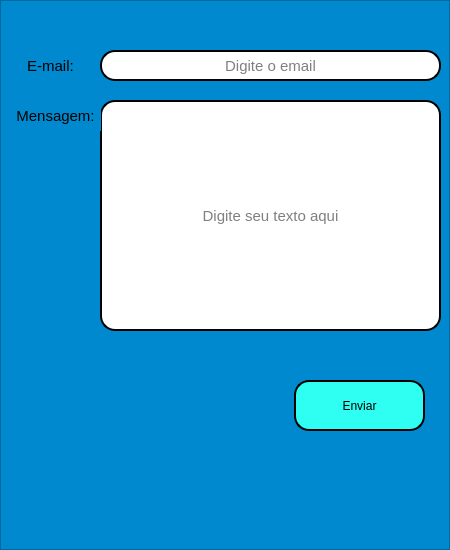
<?xml version="1.0" encoding="UTF-8"?>
<ui version="4.0">
 <class>Contato</class>
 <widget class="QWidget" name="Contato">
  <property name="geometry">
   <rect>
    <x>0</x>
    <y>0</y>
    <width>450</width>
    <height>550</height>
   </rect>
  </property>
  <property name="windowTitle">
   <string>Form</string>
  </property>
  <property name="styleSheet">
   <string notr="true">background-color: rgb(0, 137, 206)</string>
  </property>
  <widget class="QFrame" name="FazerContato">
   <property name="geometry">
    <rect>
     <x>0</x>
     <y>0</y>
     <width>450</width>
     <height>550</height>
    </rect>
   </property>
   <property name="maximumSize">
    <size>
     <width>450</width>
     <height>550</height>
    </size>
   </property>
   <property name="styleSheet">
    <string notr="true">background-color:rgb(0, 137, 206);</string>
   </property>
   <property name="frameShape">
    <enum>QFrame::StyledPanel</enum>
   </property>
   <property name="frameShadow">
    <enum>QFrame::Raised</enum>
   </property>
   <widget class="QLineEdit" name="linha_Email">
    <property name="geometry">
     <rect>
      <x>100</x>
      <y>50</y>
      <width>341</width>
      <height>31</height>
     </rect>
    </property>
    <property name="font">
     <font>
      <pointsize>11</pointsize>
     </font>
    </property>
    <property name="styleSheet">
     <string notr="true">background-color:rgb(255,255,255);
border-radius:15px;
border-style:outset;
border-width:2px;</string>
    </property>
    <property name="alignment">
     <set>Qt::AlignCenter</set>
    </property>
    <property name="placeholderText">
     <string>Digite o email</string>
    </property>
   </widget>
   <widget class="QLineEdit" name="linha_Texto">
    <property name="geometry">
     <rect>
      <x>100</x>
      <y>100</y>
      <width>341</width>
      <height>231</height>
     </rect>
    </property>
    <property name="font">
     <font>
      <pointsize>11</pointsize>
     </font>
    </property>
    <property name="styleSheet">
     <string notr="true">background-color:rgb(255,255,255);
border-radius:15px;
border-style:outset;
border-width:2px;</string>
    </property>
    <property name="alignment">
     <set>Qt::AlignCenter</set>
    </property>
    <property name="placeholderText">
     <string>Digite seu texto aqui</string>
    </property>
   </widget>
   <widget class="QPushButton" name="botao_EnviarEmail">
    <property name="geometry">
     <rect>
      <x>294</x>
      <y>380</y>
      <width>131</width>
      <height>51</height>
     </rect>
    </property>
    <property name="styleSheet">
     <string notr="true">background-color: rgb(46, 255, 242);
font: 75 12pt &quot;MS Shell Dlg 2&quot;;
border-style: outset;
border-width: 2px;
border-radius: 15px;
border-color: black;</string>
    </property>
    <property name="text">
     <string>Enviar</string>
    </property>
   </widget>
   <widget class="QLabel" name="Email">
    <property name="geometry">
     <rect>
      <x>20</x>
      <y>50</y>
      <width>61</width>
      <height>31</height>
     </rect>
    </property>
    <property name="font">
     <font>
      <pointsize>11</pointsize>
     </font>
    </property>
    <property name="autoFillBackground">
     <bool>false</bool>
    </property>
    <property name="styleSheet">
     <string notr="true"/>
    </property>
    <property name="text">
     <string>E-mail:</string>
    </property>
    <property name="alignment">
     <set>Qt::AlignCenter</set>
    </property>
   </widget>
   <widget class="QLabel" name="Mensagem">
    <property name="geometry">
     <rect>
      <x>10</x>
      <y>100</y>
      <width>91</width>
      <height>31</height>
     </rect>
    </property>
    <property name="font">
     <font>
      <pointsize>11</pointsize>
     </font>
    </property>
    <property name="autoFillBackground">
     <bool>false</bool>
    </property>
    <property name="styleSheet">
     <string notr="true"/>
    </property>
    <property name="text">
     <string>Mensagem:</string>
    </property>
    <property name="alignment">
     <set>Qt::AlignCenter</set>
    </property>
   </widget>
  </widget>
 </widget>
 <resources/>
 <connections/>
</ui>
